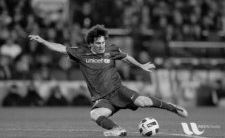
#> input picture OPENCV/Обработка изображения/Аффинные преобразования/Image.JPG, 225 x 138 px
$ python Script-Rotation.py
#> lines starting #> are read from the running program, lines starting #| are printed output that depends on the picture
import cv2
import numpy as np

img=cv2.imread('Image.JPG',0)
#> img is the input picture: shape (138, 225); min 0, max 250, mean 82.2
rows,cols=img.shape
#> rows = 138; cols = 225

M = cv2.getRotationMatrix2D((cols/2,rows/2),45,1)   #задаем поворот изображение(последний параметр zoom)
dst = cv2.warpAffine(img,M,(cols,rows))             # производим преобразование
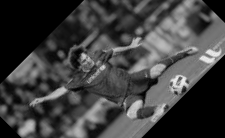
#> dst: shape (138, 225); min 0, max 240, mean 64.2

cv2.imshow('origin',img)
cv2.imshow('Affine transform-Rotation',dst)
cv2.waitKey(0)
cv2.destroyAllWindows()

$ run again, with OPENCV/Обработка изображения/Аффинные преобразования/s.JPG copied over OPENCV/Обработка изображения/Аффинные преобразования/Image.JPG
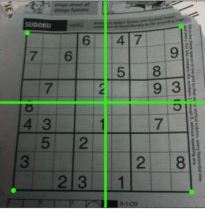
#> input picture OPENCV/Обработка изображения/Аффинные преобразования/s.JPG, 205 x 209 px
#> `img=cv2.imread('Image.JPG',0)`:
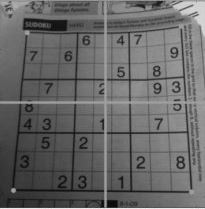
#> img: shape (209, 205); min 0, max 241, mean 102.5
#> `dst = cv2.warpAffine(img,M,(cols,rows))`:
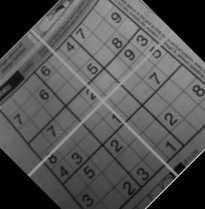
#> dst: shape (209, 205); min 0, max 200, mean 83.7
